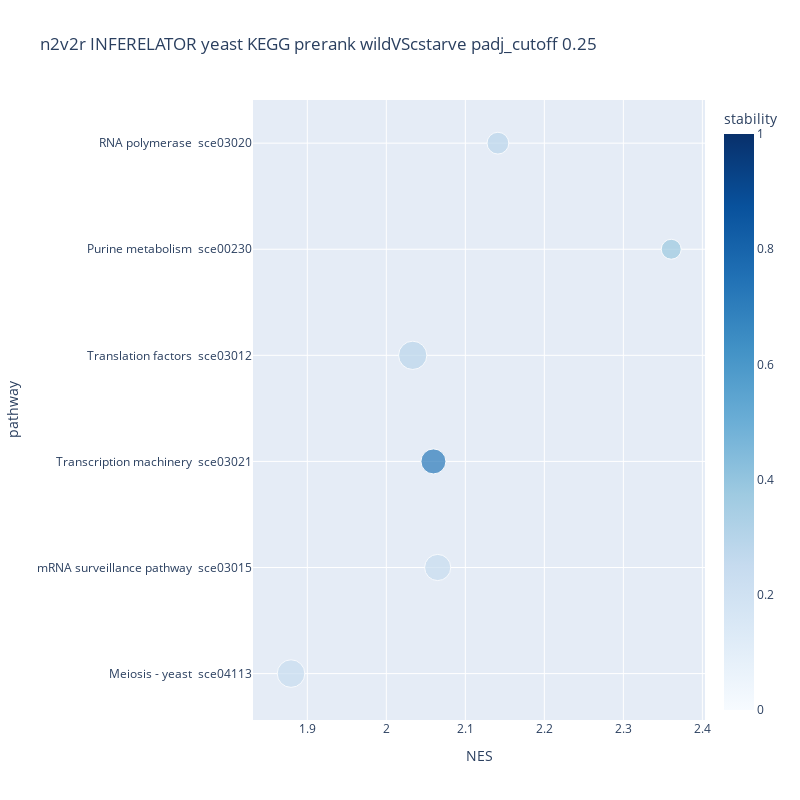

Notebook code for this chart:
### Code cell
from node2vec2rank.post_utils import plot_gseapy_prerank 

stability_cutoff = 0.2
padj_cutoff = 0.25

save_directory = '../results/results_gsea/' + gsea_parent_folder_name


title = network_inf_method+ " " +  tissue +  " KEGG prerank " + target + " padj_cutoff " + str(padj_cutoff)


plot_gseapy_prerank(n2v2r_pre_KEGG_pd, has_stability=True, padj_cutoff=padj_cutoff, stability_cutoff=stability_cutoff, title="n2v2r " +title, output_dir=save_directory)
plot_gseapy_prerank(n2v2r_DeDi_pre_KEGG_pd,has_stability=True, one_sided= False,padj_cutoff=padj_cutoff, stability_cutoff=stability_cutoff, title="signed n2v2r " + title, output_dir=save_directory)
plot_gseapy_prerank(borda_pre_KEGG_pd, has_stability=False,padj_cutoff=padj_cutoff, stability_cutoff=stability_cutoff, title="Borda n2v2r " + title, output_dir=save_directory)
plot_gseapy_prerank(n2v2r_borda_DeDi_pre_KEGG_pd,has_stability=False, one_sided= False,padj_cutoff=padj_cutoff, stability_cutoff=stability_cutoff, title="signed Borda n2v2r " + title, output_dir=save_directory)
plot_gseapy_prerank(absDeDi_pre_KEGG_pd,has_stability=False,padj_cutoff=padj_cutoff, stability_cutoff=stability_cutoff, title="absDeDi " + title, output_dir=save_directory)
plot_gseapy_prerank(DeDi_pre_KEGG_pd,has_stability=False, one_sided= False,padj_cutoff=padj_cutoff, stability_cutoff=stability_cutoff, title="DeDi " + title, output_dir=save_directory)

title = network_inf_method+ " " +  tissue +  " GOBP prerank " + target + " padj_cutoff " + str(padj_cutoff)

plot_gseapy_prerank(n2v2r_pre_GOBP_pd, has_stability=True, padj_cutoff=padj_cutoff, stability_cutoff=stability_cutoff, title="n2v2r " +title, output_dir=save_directory)
plot_gseapy_prerank(n2v2r_DeDi_pre_GOBP_pd,has_stability=True,one_sided= False,padj_cutoff=padj_cutoff, stability_cutoff=stability_cutoff, title="signed n2v2r " + title, output_dir=save_directory)
plot_gseapy_prerank(borda_pre_GOBP_pd, has_stability=False,padj_cutoff=padj_cutoff, stability_cutoff=stability_cutoff, title="Borda n2v2r " + title, output_dir=save_directory)
plot_gseapy_prerank(n2v2r_borda_DeDi_pre_GOBP_pd,has_stability=False, one_sided= False,padj_cutoff=padj_cutoff, stability_cutoff=stability_cutoff, title="signed Borda n2v2r " + title, output_dir=save_directory)
plot_gseapy_prerank(absDeDi_pre_GOBP_pd,has_stability=False,padj_cutoff=padj_cutoff, stability_cutoff=stability_cutoff, title="absDeDi " + title, output_dir=save_directory)
plot_gseapy_prerank(DeDi_pre_GOBP_pd,has_stability=False,padj_cutoff=padj_cutoff, one_sided= False, stability_cutoff=stability_cutoff, title="DeDi " + title, output_dir=save_directory)

### Figure 1 — Plotly figure (JSON) as saved in the notebook; plotly's stock layout.template omitted (floating-point values rounded to 4 significant figures)
{"data": [{"hovertemplate": "NES=%{x}<br>pathway=%{y}<br>overlap=%{marker.size}<br>stability=%{marker.color}<extra></extra>", "legendgroup": "", "marker": {"color": [0.2381, 0.2381, 0.7143, 0.2857, 0.381, 0.2857], "coloraxis": "coloraxis", "size": [42.2, 37.99, 34.63, 44.35, 22.1, 26.29], "sizemode": "area", "sizeref": 0.1109, "symbol": "circle"}, "mode": "markers", "name": "", "orientation": "h", "showlegend": false, "type": "scatter", "x": [1.879, 2.065, 2.06, 2.033, 2.361, 2.141], "xaxis": "x", "y": ["Meiosis - yeast  sce04113", "mRNA surveillance pathway  sce03015", "Transcription machinery  sce03021", "Translation factors  sce03012", "Purine metabolism  sce00230", "RNA polymerase  sce03020"], "yaxis": "y"}], "layout": {"autosize": true, "coloraxis": {"cmax": 1, "cmin": 0, "colorbar": {"title": {"text": "stability"}}, "colorscale": [[0, "rgb(247,251,255)"], [0.125, "rgb(222,235,247)"], [0.25, "rgb(198,219,239)"], [0.375, "rgb(158,202,225)"], [0.5, "rgb(107,174,214)"], [0.625, "rgb(66,146,198)"], [0.75, "rgb(33,113,181)"], [0.875, "rgb(8,81,156)"], [1, "rgb(8,48,107)"]]}, "height": 800, "legend": {"itemsizing": "constant", "tracegroupgap": 0}, "title": {"text": "n2v2r INFERELATOR yeast KEGG prerank wildVScstarve padj_cutoff 0.25"}, "width": 800, "xaxis": {"anchor": "y", "domain": [0, 1], "title": {"text": "NES"}}, "yaxis": {"anchor": "x", "domain": [0, 1], "title": {"text": "pathway"}}}}
